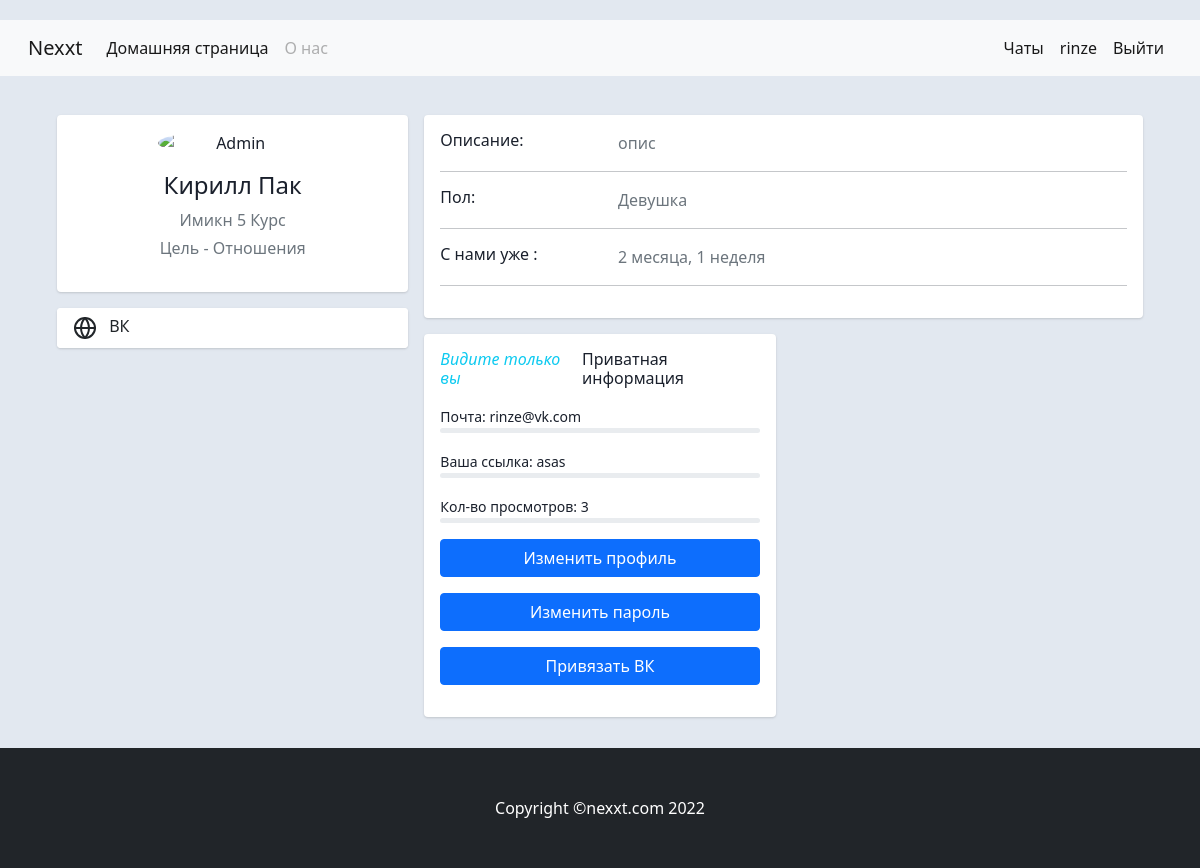
/user/asas (signed in), run on an earlier commit of the app's database.
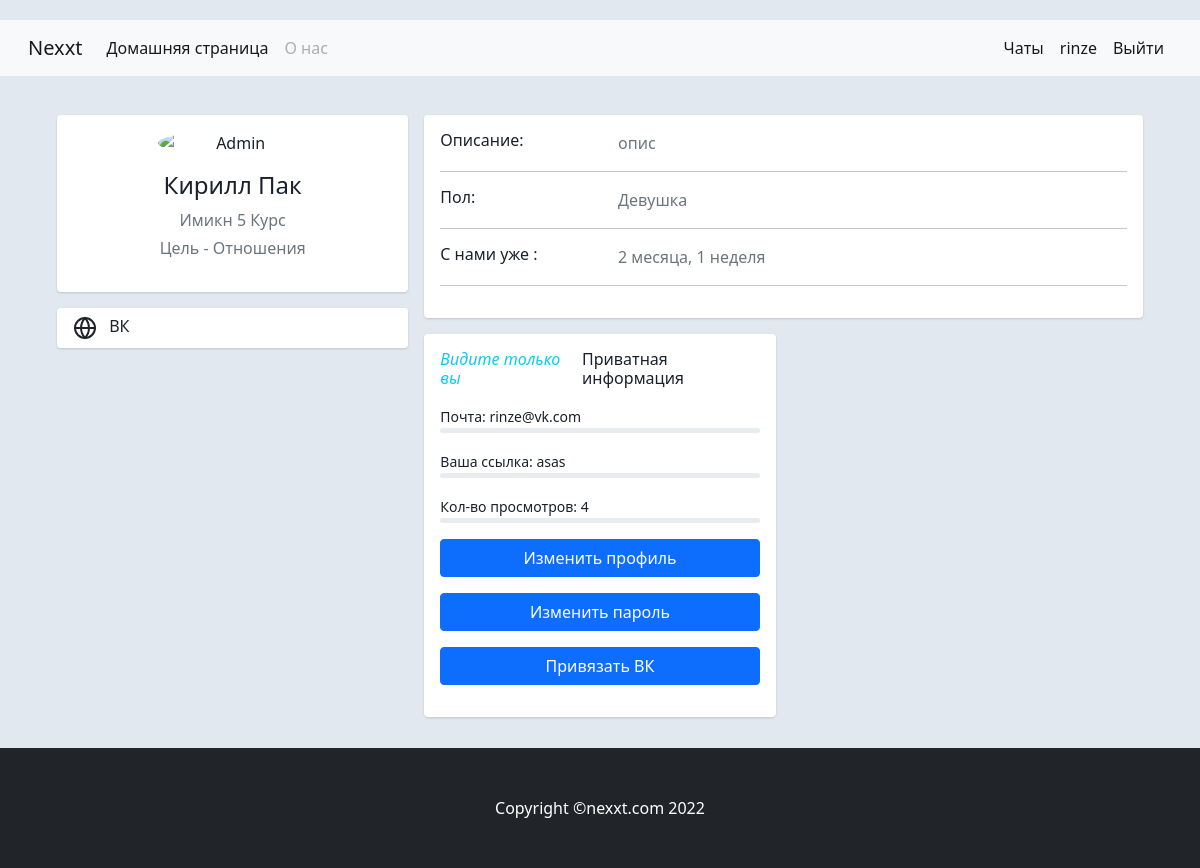
And on a later commit of the database.
### main/models.py (models this page shows, shortened)
class Profile(models.Model):
    first_name = models.CharField(max_length=30, verbose_name='Имя')
    last_name = models.CharField(max_length=30, verbose_name='Фамилия')
    description = models.TextField(max_length=400, verbose_name='Описание')
    photo = models.ImageField(max_length=100, upload_to='photo/%Y/%m/%d/', verbose_name='Фото')
    views = models.IntegerField(default=0, verbose_name='Количество просмотров')
    vk_url = models.CharField('Ссылка ВК', default=None, max_length=50, blank=True)
    user = models.OneToOneField(User, related_name='profile', on_delete=models.CASCADE)
    gender = models.ForeignKey('Gender', related_name='profile', on_delete=models.PROTECT, verbose_name='Пол')
    status = models.ForeignKey('Status', related_name='profile', on_delete=models.PROTECT, verbose_name='Статус')
    grade = models.ForeignKey('Grade', related_name='profile', on_delete=models.PROTECT, verbose_name='Курс')
    faculty = models.ForeignKey('Faculty', related_name='profile', on_delete=models.PROTECT, verbose_name='Факультет')
    tag = models.ManyToManyField('Tag', related_name='profile', blank=True, null=True)
    rooms = models.ManyToManyField('room.Room', related_name='profile', blank=True, null=True)
    slug = models.SlugField(max_length=30, unique=True, verbose_name='индивидуальный URL')
    class Meta:
        verbose_name = 'Профиль пользователя'
        verbose_name_plural = 'Профили пользователей'
    def get_absolute_url(self):
        return reverse('profile', kwargs={'prof_slug': self.slug})

class Faculty(models.Model):
    name = models.CharField(max_length=10, db_index=True, verbose_name='Название')
    def __str__(self):
        return self.name
    class Meta:
        verbose_name = 'Факультет'
        verbose_name_plural = 'Факультеты'
        ordering = ['name', ]

class Grade(models.Model):
    name = models.CharField(max_length=2, db_index=True)
    def __str__(self):
        return self.name
    class Meta:
        verbose_name = 'Курс'
        verbose_name_plural = 'Курсы'
        ordering = ['name', ]

class Status(models.Model):
    name = models.CharField(max_length=30, db_index=True)
    def __str__(self):
        return self.name
    class Meta:
        verbose_name = 'Статус'
        verbose_name_plural = 'Статусы'
        ordering = ['name', ]

class Gender(models.Model):
    name = models.CharField(max_length=10)
    def __str__(self):
        return self.name
    class Meta:
        verbose_name = 'Гендер'
        verbose_name_plural = 'Гендеры'
        ordering = ['name', ]

class User(AbstractUser):
    email = models.EmailField(verbose_name='эл. почта', unique=True)
    username = models.CharField(verbose_name='имя пользователя', max_length=30, unique=True)
    password = models.CharField(verbose_name='пароль', max_length=150)
    email_verify = models.BooleanField(default=False)
    user_permissions = 'real_user'
    groups = 'real_groups'

### main/views.py (the view, shortened to what this page needs)
# urls.py: path('user/<slug:prof_slug>', ProfileView.as_view(), name='profile'),
class ProfileView(LoginRequiredMixin, HaveProfileMixin, TemplateView):
    model = Profile
    template_name = 'profile/profile.html'
    def get_context_data(self, **kwargs):
        context = super().get_context_data(**kwargs)
        current_user = self.request.user
        context['user'] = current_user
        current_user_profile = Profile.objects.get(user=current_user)
        context['current_profile'] = current_user_profile
        profile = Profile.objects \
            .select_related('gender', 'status') \
            .prefetch_related('user') \
            .get(slug=self.kwargs['prof_slug'])
        context['profile'] = profile
        if current_user == profile.user:
            return context

### main/permissions.py (called while the page is built)
    def has_permission(self):
        if self.request.user.is_superuser:
            return True
        try:
            return bool(self.request.user.profile)
        except:
            raise Http404()

    def dispatch(self, request, *args, **kwargs):
        if not self.has_permission():
            raise Http404()
        return super().dispatch(request, *args, **kwargs)

### main/templates/profile/profile.html (shortened to what the changed rows need)
{%extends 'base.html' %}
{% load tags %}
{% block content %}
<div class="container">
    <div class="main-body">
        <div class="row gutters-sm">
            <div class="col-md-4 mb-3">
                <div class="card">
                    <div class="card-body">
                        <div class="d-flex flex-column align-items-center text-center">
                            <div class="mt-3"><h4> {{profile.first_name}} {{profile.last_name}}</h4>
                                <p class="text-secondary mb-1">{{ profile.faculty }} {{ profile.grade }} Курс</p>
                                <p class="text-muted font-size-sm">Цель - {{ profile.status }}</p>
                            </div>
                        </div>
                    </div>
                </div>
            </div>
            <div class="col-md-8">
                <div class="card mb-3">
                    <div class="card-body">
                        <div class="row">
                            <div class="col-sm-3"><h6 class="mb-0">Описание: </h6></div>
                            <div class="col-sm-9 text-secondary">{{ profile.description }}</div>
                        </div>
                        <div class="row">
                            <div class="col-sm-3"><h6 class="mb-0">Пол: </h6></div>
                            <div class="col-sm-9 text-secondary">{{ profile.gender }}</div>
                        </div>
                    </div>
                </div>
                <div class="row gutters-sm">
                    {% if profile.user == user%}
                    <div class="col-sm-6 mb-3">
                        <div class="card h-100">
                            <div class="card-body"><h6 class="d-flex align-items-center mb-3"><i
                                    class="material-icons text-info mr-2">Видите только вы</i>Приватная информация</h6>
                                <small>Почта: {{ profile.user.email }}</small>
                                <div class="progress mb-3" style="height: 5px"></div>
                                <small>Ваша ссылка: {{ profile.slug }}</small>
                                <div class="progress mb-3" style="height: 5px"></div>
                                <small>Кол-во просмотров: {{ profile.views }}</small>
                                <div class="progress mb-3" style="height: 5px"></div>
                                <p><a href="{% url 'editprofile' %}" class="btn btn-primary btn-block">Изменить
                                    профиль</a></p>
                                <p><a href="{% url 'changepassword' %}" class="btn btn-primary btn-block">Изменить
                                    пароль</a></p>
                                {% if profile.vk_url != 'None'%}
                                <p><a href="{% url 'vkdelete'%}" class="btn btn-primary btn-block">Отвязать ВК</a></p>
                                {%else%}
                                <p><a href="{% url 'vk_auth'%}" class="btn btn-primary btn-block">Привязать ВК</a></p>
                                {%endif%}
                            </div>
                        </div>
                    </div>
                    {% endif %}
                </div>
            </div>
        </div>
    </div>
</div>
{% endblock %}

What changed in the data, as far as the page shows it:
changed Profile "Кирилл": views "3" → "4"
